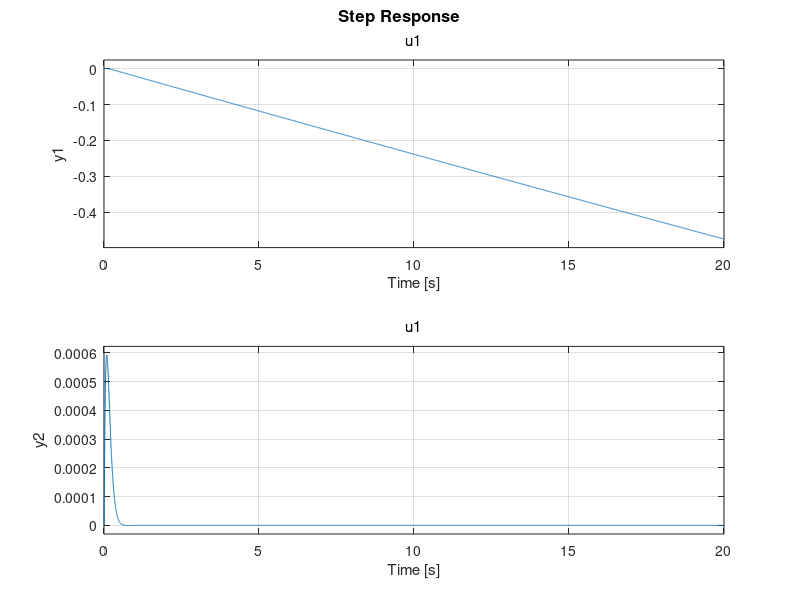

MATLAB code for this plot:
%--------------------Pendulum parameters----------
L=(72/2)/1000;      %Length to Pendulum's Center of Mass (m)
m=11/1000;          %Mass of Pendulum Arm                (kg)
r=50/1000;          %Rotating Arm Length                 (m)
g=9.81;             %gravity acceleration    (m/s^2)

%-----------------Motor parameters-----------
K_t=0.114;          %Motor Torque Constant 
K_m= 0.116;         %Back EMF Constant 
R_m=7.5;            %Armature Resistance 
K_g=110 ;           %motor system gear ratio (motor->load) 
n_m=0.69;           %Motor efficiency 
n_g=0.9;            %Gearbox efficiency 
B_eq =6.3568e-5;    %Equivalent viscous damping coefficient 
J_eq=0.2760;        %Equivalent moment of inertia at the load

%---------------------some dummy variables ----------------------
a=J_eq+m*r*r;
b=m*L*r;
c=(4/3)*m*L*L;
d=m*g*L;
E=a*c-b*b;
H=(n_m*n_g*K_t*K_g)/(R_m*E);
G=((n_m*n_g*K_t*K_m*K_g*K_g)-B_eq*R_m)/R_m;

%-----------------------State space of system-----------
A=[0 0 1 0;0 0 0 1;0 (b*d)/E -(c*G)/E 0;0 (a*d)/E -(b*G)/E 0];   %system matrix
B=[0;0;c*H;b*H];                                                 %input  matrix
C=[1 0 0 0;0 1 0 0];                                             %output matrix
D=[0;0];                                                         %feedforward matrix
ss_model=ss(A,B,C,D);                                            %state-space model

%----------------------LQR parameters-----------------
Q=diag([0.01 1600 1500 1200]);           % state matrix [theta alpha thetadot alphadot]
R = 1;                                   %control effort weights
k=lqr(ss_model,Q,R);                     %optimum pole placement gain;
k_theta=k(1);
k_alpha=k(2);
k_thetadot=k(3);
k_alphadot=k(4);

%Step response
syslqr=ss(A-B*k,B,C,0);
TF = tf(syslqr)
step(TF)
